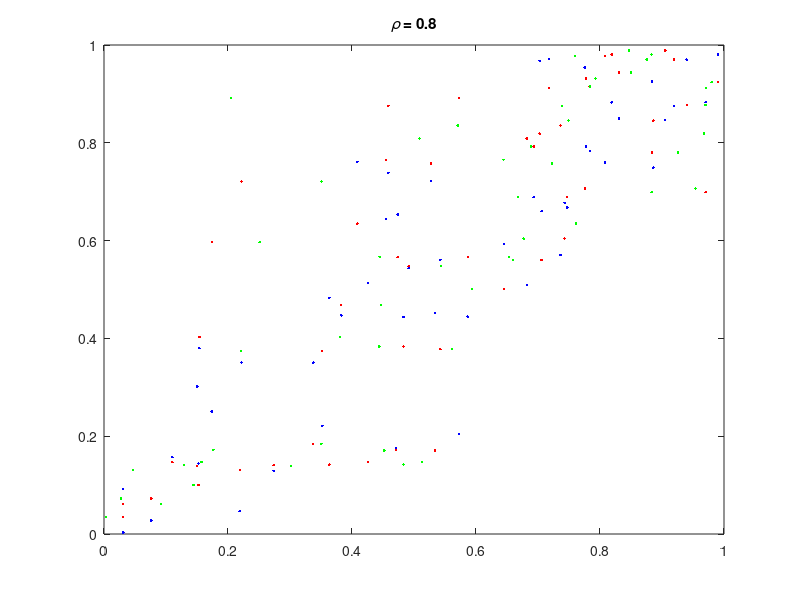

This chart was generated by the following MATLAB code: (Note: this script raises an error after producing the figure.)
% Generate dataset with some correlation

data = rand(50,30);

mu = [2 3];
sigma = [1 1.5; 1.5 3];
rng default  % For reproducibility
R = mvnrnd(mu,sigma,100);

n = 50;
rng('default') % for reproducibility

U = copularnd('Gaussian',[1 .8 .8; .8 1 .8; .8 .8 1],n);
figure
plot(U(:,1),U(:,2),'.b')
hold on
plot(U(:,1),U(:,3),'.r')
plot(U(:,2),U(:,3),'.g')
title('{\it\rho} = 0.8')

U = copularnd('Gaussian',[1 .4 .2 .2 .2; .4 1 .8 .8 .8; .2 .8 1 .3 .9; .2 .8 .3 1 .9; .2 .8 .9 .9 1], n);

U = copularnd('Gaussian',[1 .8 .4 .4 .4; .8 1 .4 .4 .4; .4 .4 1 .4 .4; .4 .4 .4 1 .4; .4 .4 .4 .4 1], n);

M = [1 0.9 0.8 0.7 0.6;...
     0.9 1 0.7 0.6 0.5;...
     0.8 0.7 1 0.9 0.8;... 
     0.7 0.6 0.9 1 0.7;...
     0.6 0.5 0.8 0.7 1];